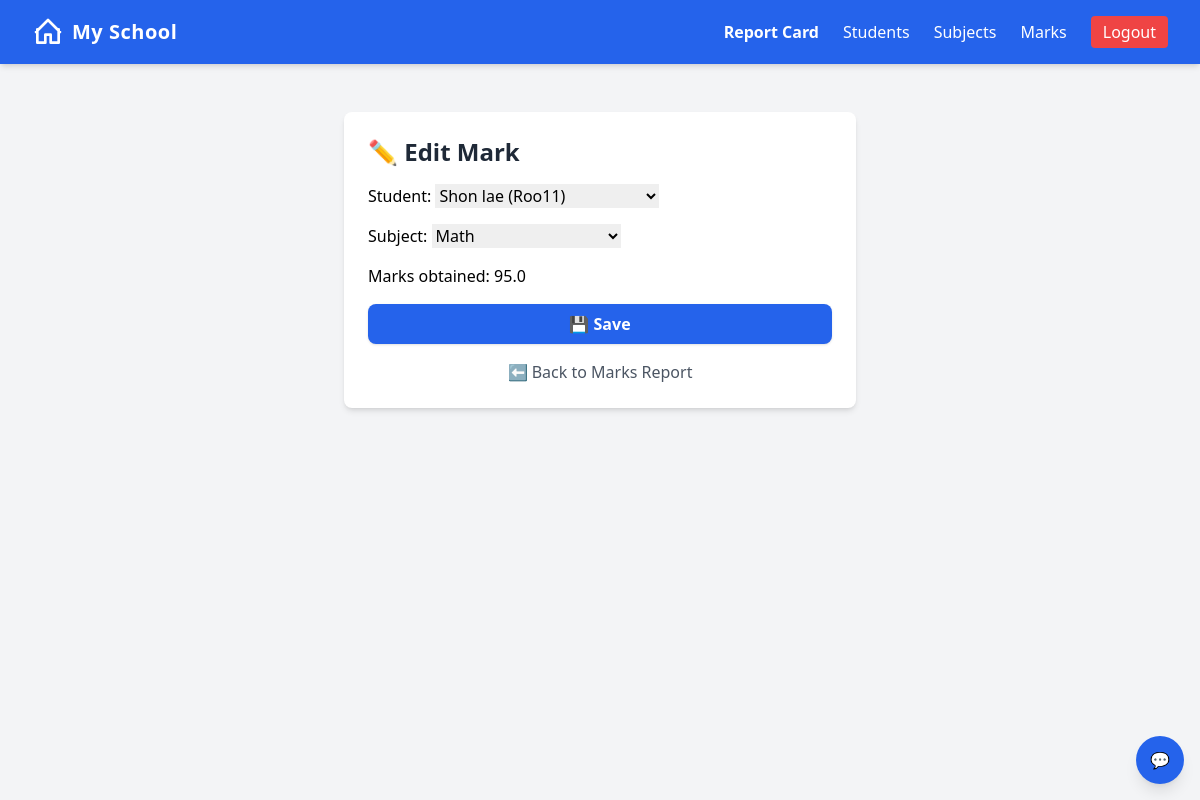
The page /marks/17/update/ (signed in) on the database its author committed.
### myapp/models.py (models this page shows, shortened)
class Mark(models.Model):
    student = models.ForeignKey(Student, on_delete=models.CASCADE)
    subject = models.ForeignKey(Subject, on_delete=models.CASCADE)
    marks_obtained = models.FloatField()

### myapp/views.py (the view)
# urls.py: path("marks/<int:pk>/update/", views.mark_update, name="mark_update"),
@login_required(login_url='login')
def mark_update(request, pk):
    mark = get_object_or_404(Mark, pk=pk)
    if request.method == "POST":
        form = MarkForm(request.POST, instance=mark)
        if form.is_valid():
            form.save()
            return redirect("mark_list")  # or "mark_list" if you prefer
    else:
        form = MarkForm(instance=mark)
    return render(request, "myapp/mark_form.html", {"form": form})

### myapp/forms.py
class MarkForm(forms.ModelForm):
    class Meta:
        model = Mark
        fields = ['student','subject','marks_obtained']

### myapp/models.py (called while the page is built)
    def __str__(self):
        return f"{self.name} ({self.roll_number})"

    def __str__(self):
        return self.name

### myapp/templates/myapp/mark_form.html (shortened to what this page needs)
{% extends 'myapp/base.html' %}
{% block content %}
<div class="max-w-lg mx-auto bg-white shadow-md rounded-lg p-6 mt-6">
    <h1 class="text-2xl font-bold mb-4 text-gray-800">
        {% if form.instance.pk %}✏️ Edit Mark{% else %}➕ Add Mark{% endif %}
    </h1>
    <form method="post" class="space-y-4">
        {{ form.as_p }}
        <button type="submit"
            class="w-full bg-blue-600 hover:bg-blue-700 text-white font-semibold py-2 px-4 rounded-lg shadow">
            💾 Save
        </button>
    </form>
    <p class="mt-4 text-center">
        <a href="{% url 'mark_list' %}"
           class="text-gray-600 hover:text-blue-600 hover:underline">
            ⬅️ Back to Marks Report
        </a>
    </p>
</div>
{% endblock %}

### rows shown on the page
Mark: student "Shon lae (Roo11)", subject "Math", marks_obtained "95.0"
